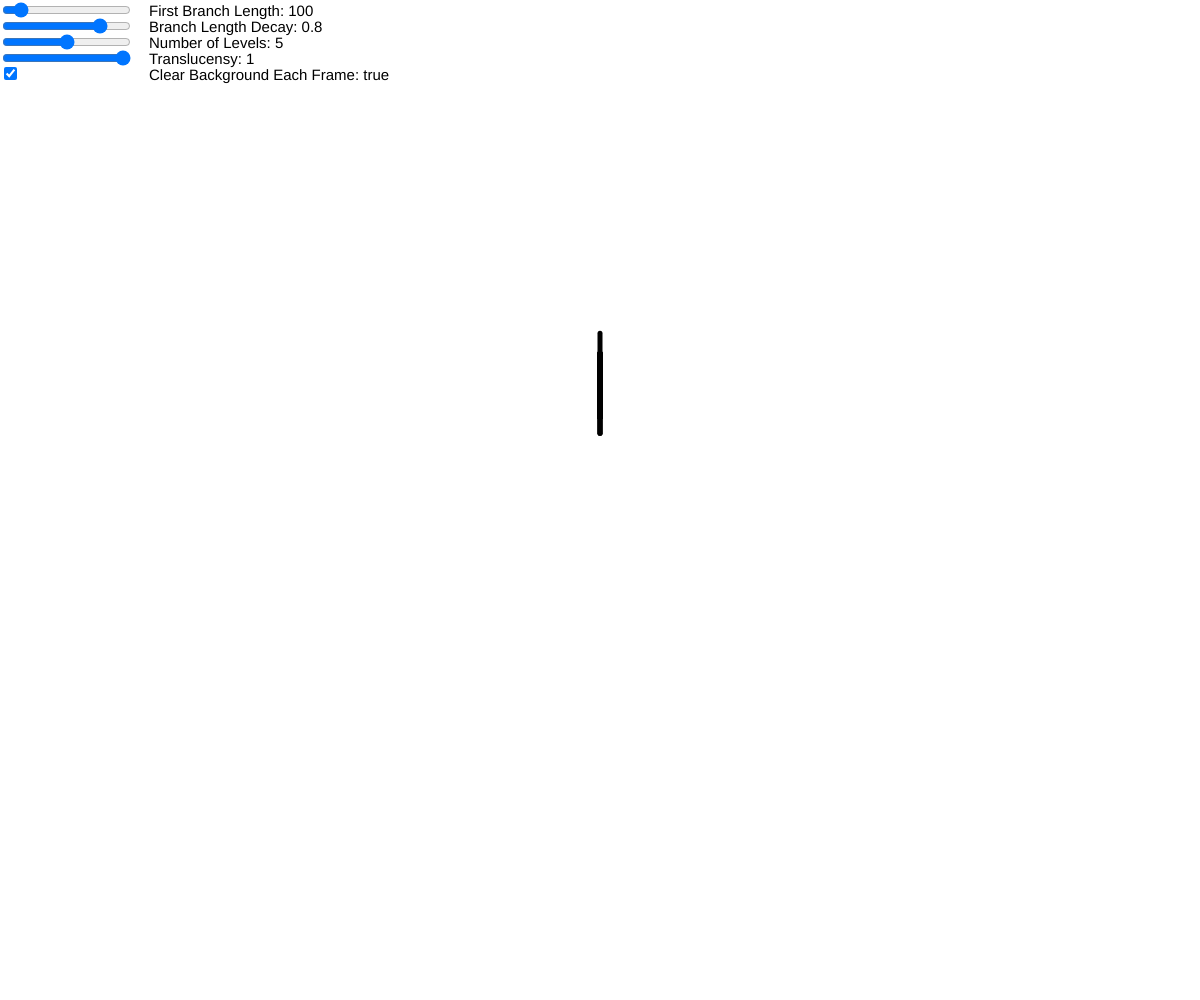
Frame 1 (no input)
Frame 60 (no input): identical to frame 1, image omitted
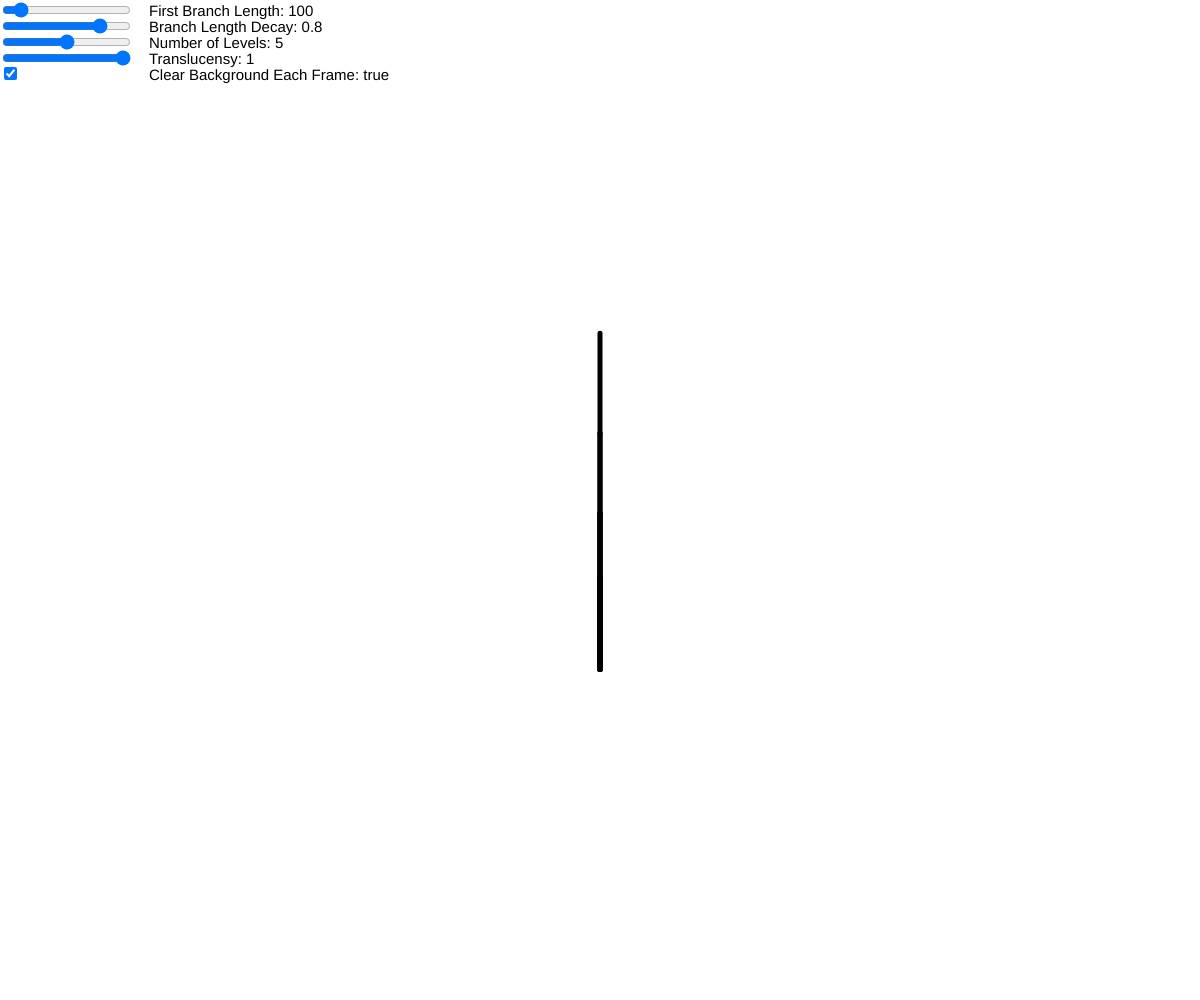
Frame 120 (the mouse pressed at the canvas centre since frame 60)

The p5.js sketch that drew these frames (run headless with seeded random() and noise() and a simulated clock; from frame 60 on, the mouse is pressed at the canvas centre):

// p5.js sketch
// ── sketch.js
//  ----- GLOBAL STATE  ----- //
//  //  set once in setup based on
var baseX;
var baseY;

function setup()
{
  createCanvas( windowWidth, windowHeight );
  frameRate( 1000 );
  noSmooth();

  angleMode( RADIANS );
  colorMode( HSB, 360, 100, 100, 1 );

  //  create interface
	slider_firstBranchLength =  createSlider( 0, 1000, 100, 1 );
  slider_branchLengthDecay =  createSlider( 0, 1.0, 0.8, 0.01 );
  slider_numLevels =          createSlider( 0, 10, 5, 1 );
  slider_translucency =       createSlider( 0, 1.0, 1.0, 0.01 );
  checkbox_backgroundClear =  createCheckbox( '', true );

  //  set slider positions
  slider_firstBranchLength.position(  0, 0 );
  slider_branchLengthDecay.position(  0, slider_firstBranchLength.y + slider_firstBranchLength.height );
  slider_numLevels.position(          0, slider_branchLengthDecay.y + slider_branchLengthDecay.height );
  slider_translucency.position(       0, slider_numLevels.y + slider_numLevels.height );
  checkbox_backgroundClear.position(  0, slider_translucency.y + slider_translucency.height );

  baseX = width / 2;
  baseY = height / 3;
}
function draw()
{
  if( checkbox_backgroundClear.checked() === true )
  {
    background( 255 );
  }

  //  draw slider labels
  textSize( 15 );
  textAlign( LEFT );
  text( "First Branch Length: " + slider_firstBranchLength.value(),
        slider_firstBranchLength.x + slider_firstBranchLength.width + 20,
        slider_firstBranchLength.y  + slider_firstBranchLength.height );
  text( "Branch Length Decay: " + slider_branchLengthDecay.value(),
        slider_branchLengthDecay.x + slider_branchLengthDecay.width + 20,
        slider_branchLengthDecay.y  + slider_branchLengthDecay.height );
  text( "Number of Levels: " + slider_numLevels.value(),
        slider_numLevels.x + slider_numLevels.width + 20,
        slider_numLevels.y  + slider_numLevels.height );
  text( "Translucensy: " + slider_translucency.value(),
        slider_translucency.x + slider_translucency.width + 20,
        slider_translucency.y  + slider_translucency.height );
  text( "Clear Background Each Frame: " + checkbox_backgroundClear.checked(),
        checkbox_backgroundClear.x + slider_translucency.width + 20,
        checkbox_backgroundClear.y  + slider_translucency.height );

  push();
  translate( baseX, baseY );
  branch( slider_firstBranchLength.value(), slider_numLevels.value() );
  pop();
}

function branch( length, layer )
{
  if( layer === 0 )
  {
    return
  }

  stroke( 0, 0, 0, slider_translucency.value() );
  strokeWeight( 5 );
  line( 0, 0, 0, length );

  translate( 0, length );

  length = length * slider_branchLengthDecay.value();
  layer = layer - 1

  push();
  var leftAngle = map( mouseX, 0, width, 0, TWO_PI  );
  rotate( leftAngle + PI );
  branch( length, layer );
  pop();

  push();
  var mouseYCapped = min( height, mouseY );
  var rightAngle = map( mouseYCapped, 0, height, 0, TWO_PI );
  //rotate( rightAngle + PI );
  rotate( rightAngle + PI );
  branch( length, layer );
  pop();
}
